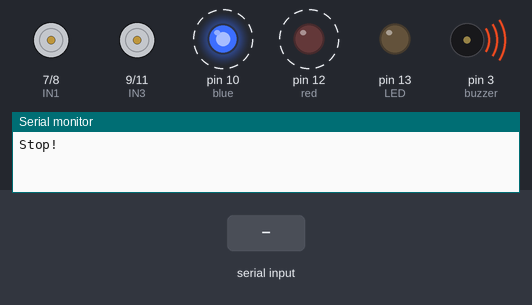
This sketch was run on a simulated Arduino Uno, built with avr-gcc and run on an emulated ATmega328P. Parts: motor-driver pin pairs drawn as motors (green arrow = first pin HIGH = forward, orange = second pin HIGH = backward, longer = more drive, scaled by the enable pin), output pins drawn as LEDs (lit = HIGH), buzzer (waves = sounding), the last lines printed to the serial monitor. Dashed ring = blinking. The inputs (shaded band) are chosen by the test bench.

Above: at 1.09 s.
1.3 s: "f" received over Serial
At 1.51 s:
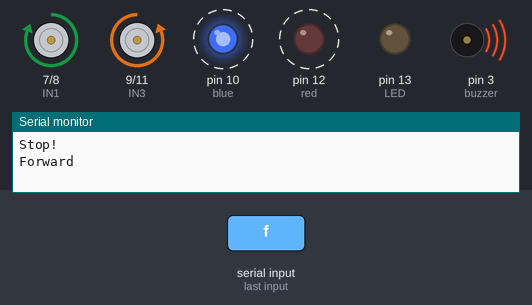
4.3 s: "b" received over Serial
At 4.43 s:
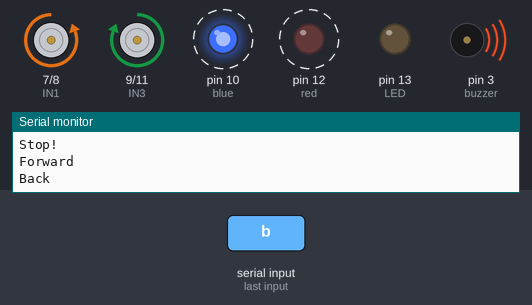
7.3 s: "l" received over Serial
At 7.46 s:
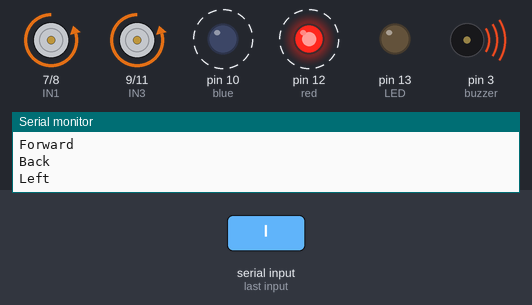
10.3 s: "r" received over Serial
At 10.49 s:
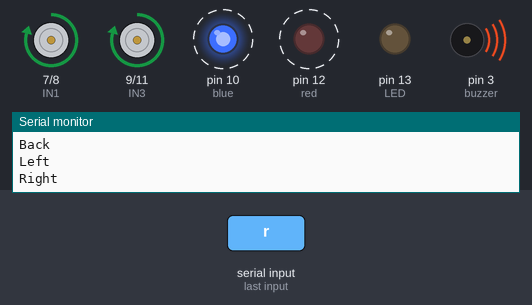
13.3 s: "a" received over Serial
At 13.41 s:
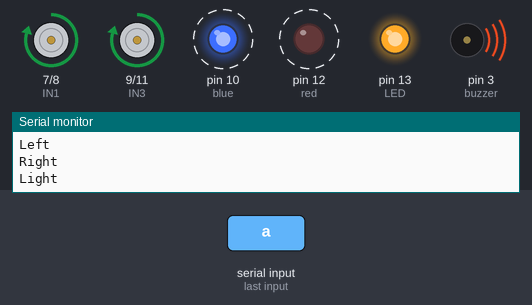
16.3 s: "s" received over Serial
At 16.55 s:
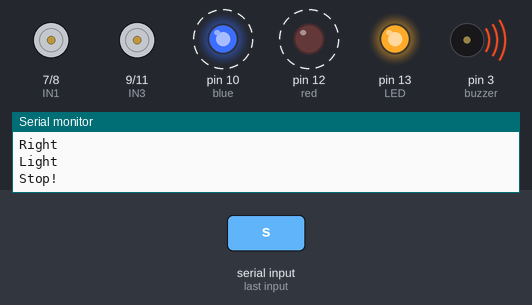
Timing chart, 0 to 20.3 s (numbered marks = the images above; inputs shaded):
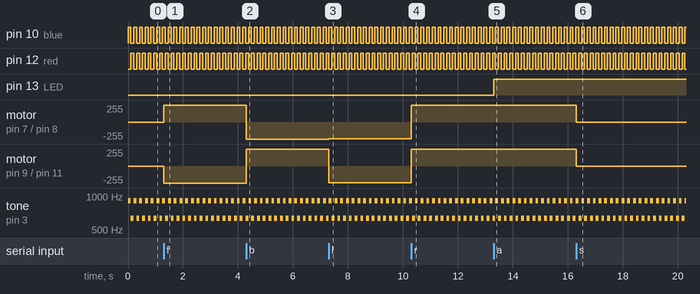

Measured:
- after the input at 1.3 s, motor on pin 7 (IN1) / pin 8 (IN2): stopped → forward 255/255 at once; motor on pin 9 (IN3) / pin 11 (IN4): stopped → backward 255/255 at once
- after the input at 4.3 s, motor on pin 7 (IN1) / pin 8 (IN2): forward 255/255 → backward 255/255 at once; motor on pin 9 (IN3) / pin 11 (IN4): backward 255/255 → forward 255/255 at once
- after the input at 7.3 s, motor on pin 7 (IN1) / pin 8 (IN2): backward 255/255 → backward 250/255 at once; motor on pin 9 (IN3) / pin 11 (IN4): forward 255/255 → backward 250/255 at once
- after the input at 10.3 s, motor on pin 7 (IN1) / pin 8 (IN2), motor on pin 9 (IN3) / pin 11 (IN4): backward 250/255 → forward 250/255 at once
- after the input at 13.3 s, pin 13 (LED): LOW → HIGH at once
- after the input at 16.3 s, motor on pin 7 (IN1) / pin 8 (IN2), motor on pin 9 (IN3) / pin 11 (IN4): forward 250/255 → stopped at once
- by itself, pin 10 (blue), pin 12 (red): alternates HIGH for 0.10 s and LOW for 0.10 s
- by itself, tone on pin 3 (buzzer): alternates 912 Hz for 0.10 s and 635 Hz for 0.10 s

The sketch:

bluetooth.ino
```cpp
#define ENA 5
#define ENB 6
#define IN1 7
#define IN2 8
#define IN3 9
#define IN4 11
#define LED 13
#define blue 10
#define red 12
#define buzzer 3

int counter = 0;
bool blueLight = true;
bool moving = true;

unsigned char carSpeed = 250;
bool state = LOW;

void forward() {
  digitalWrite(ENA, HIGH);
  digitalWrite(ENB, HIGH);
  digitalWrite(IN1, HIGH);
  digitalWrite(IN2, LOW);
  digitalWrite(IN3, LOW);
  digitalWrite(IN4, HIGH);
  Serial.println("Forward");
}

void back() {
  digitalWrite(ENA, HIGH);
  digitalWrite(ENB, HIGH);
  digitalWrite(IN1, LOW);
  digitalWrite(IN2, HIGH);
  digitalWrite(IN3, HIGH);
  digitalWrite(IN4, LOW);
  Serial.println("Back");
}

void left() {
  analogWrite(ENA, carSpeed);
  analogWrite(ENB, carSpeed);
  digitalWrite(IN1, LOW);
  digitalWrite(IN2, HIGH);
  digitalWrite(IN3, LOW);
  digitalWrite(IN4, HIGH);
  Serial.println("Left");
}

void right() {
  analogWrite(ENA, carSpeed);
  analogWrite(ENB, carSpeed);
  digitalWrite(IN1, HIGH);
  digitalWrite(IN2, LOW);
  digitalWrite(IN3, HIGH);
  digitalWrite(IN4, LOW);
  Serial.println("Right");
}

void stop() {
  digitalWrite(ENA, LOW);
  digitalWrite(ENB, LOW);
  Serial.println("Stop!");
}

void stateChange() {
  state = !state;
  digitalWrite(LED, state);
  Serial.println("Light");
}

void setup() {
  Serial.begin(9600);
  pinMode(LED, OUTPUT);
  pinMode(IN1, OUTPUT);
  pinMode(IN2, OUTPUT);
  pinMode(IN3, OUTPUT);
  pinMode(IN4, OUTPUT);
  pinMode(ENA, OUTPUT);
  pinMode(ENB, OUTPUT);
  pinMode(blue, OUTPUT);
  pinMode(red, OUTPUT);
  pinMode(buzzer, OUTPUT);
  stop();
}

void loop() {
  if (Serial.available())
  {
    char getstr = Serial.read();
    switch (getstr) {
      case 'f': forward(); break;
      case 'b': back();   break;
      case 'l': left();   break;
      case 'r': right();  break;
      case 's': stop();   break;
      case 'a': stateChange(); break;
      default:  break;
    }
  }
  if (moving){
    if (counter < 100) {
      delay (1);
      if (blueLight == true) {
        digitalWrite(blue, HIGH);   // turn the LED on (HIGH is the voltage level)
        digitalWrite(red, LOW);
      } else {
        digitalWrite(blue, LOW);
        digitalWrite(red, HIGH);   // turn the LED on (HIGH is the voltage level)
      }
      counter ++;
    } else {
      blueLight = !blueLight;
      counter = 0;
    }
    if (blueLight) {
      tone(buzzer, 912);
    } else {
      tone(buzzer, 635);
    }
  }
}
```
